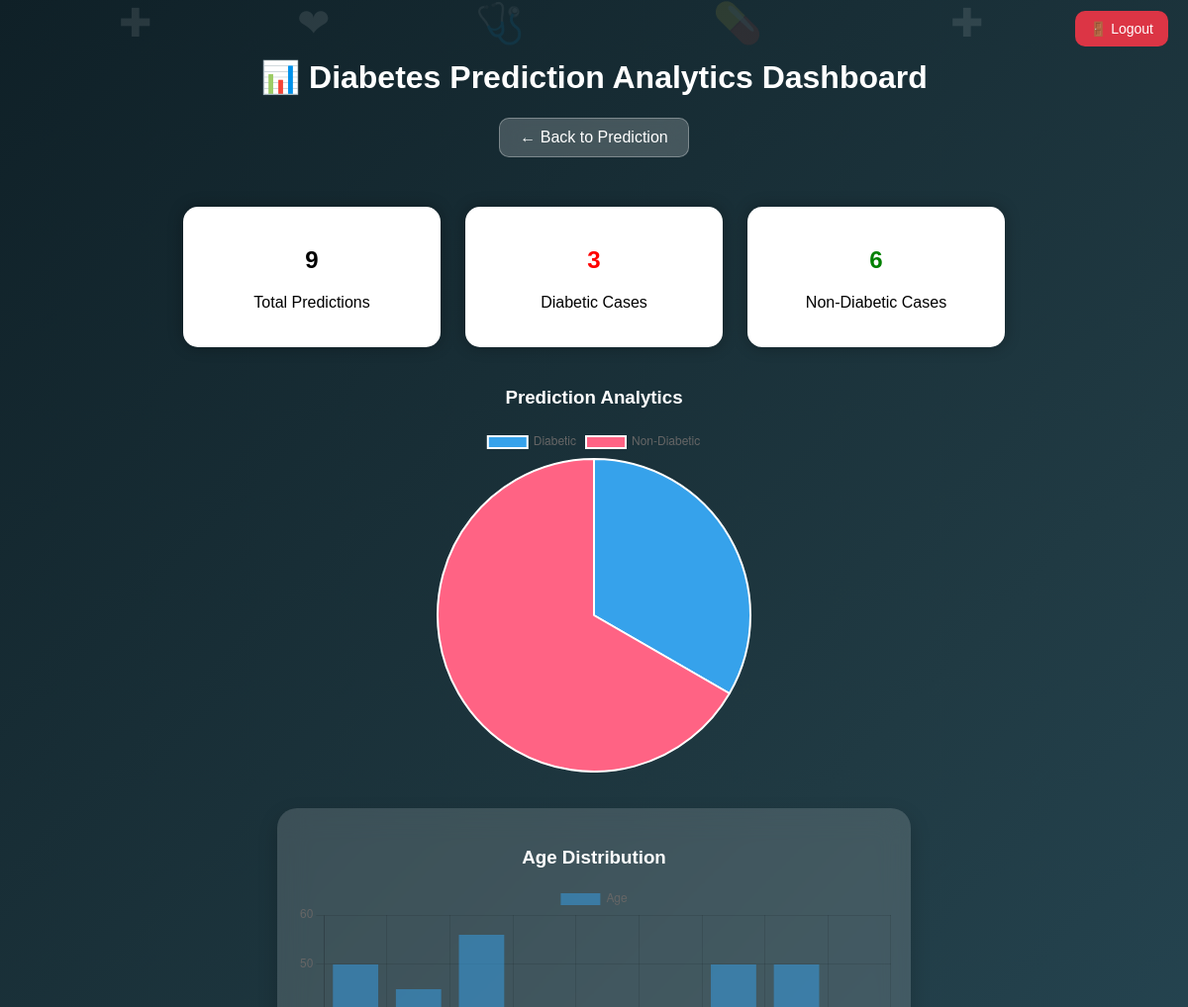
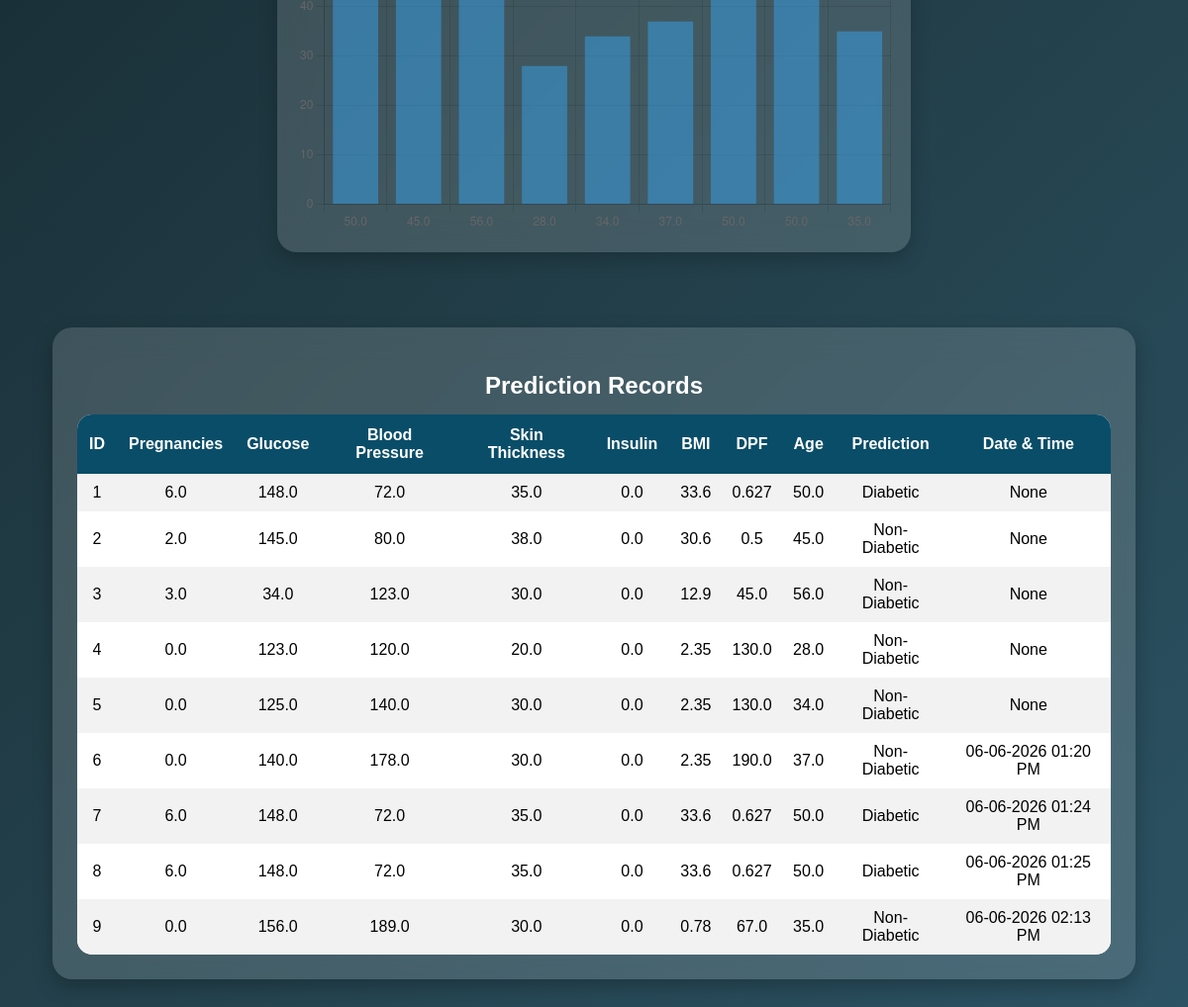
The app's page /history with its own data (2 pictures, top to bottom).
### tables this page shows
CREATE TABLE predictions (
    id INTEGER PRIMARY KEY AUTOINCREMENT,
    pregnancies REAL,
    glucose REAL,
    bloodpressure REAL,
    skinthickness REAL,
    insulin REAL,
    bmi REAL,
    dpf REAL,
    age REAL,
    prediction TEXT
, timestamp TEXT);

### app.py (the view)
@app.route('/history')
def history():
    conn = sqlite3.connect('database.db')
    cursor = conn.cursor()
    cursor.execute("SELECT * FROM predictions")
    records = cursor.fetchall()
    total_predictions = len(records)
    diabetic_count = sum(
        1 for row in records
        if row[9] == "Diabetic"
    )
    non_diabetic_count = sum(
        1 for row in records
        if row[9] == "Non-Diabetic"
    )
    age_labels = [row[8] for row in records]
    conn.close()
    return render_template(
        'history.html',
        records=records,
        total_predictions=total_predictions,
        diabetic_count=diabetic_count,
        non_diabetic_count=non_diabetic_count,
        age_labels=age_labels
    )

### templates/history.html (shortened to what this page needs)
<!DOCTYPE html>
<html>
<head>
</head>
<body>
    <div class="medical-bg">
      <span style="left:10%">✚</span>
      <span style="left:25%">❤</span>
      <span style="left:40%">🩺</span>
      <span style="left:60%">💊</span>
      <span style="left:80%">✚</span>
    </div>
    <div class="container">
    <div style="text-align:right;">
        <a href="/logout" class="logout-btn">
            🚪 Logout
        </a>
    </div>
<div class="dashboard-title">
    <h1>📊 Diabetes Prediction Analytics Dashboard</h1>
    <a href="/predict_page" class="back-btn">← Back to Prediction</a>
</div>
<div class="stats-container">
    <div class="stat-card">
        <h2>{{ total_predictions }}</h2>
        <p>Total Predictions</p>
    </div>
    <div class="stat-card diabetic">
        <h2>{{ diabetic_count }}</h2>
        <p>Diabetic Cases</p>
    </div>
    <div class="stat-card non-diabetic">
        <h2>{{ non_diabetic_count }}</h2>
        <p>Non-Diabetic Cases</p>
    </div>
</div>
<h3 style="color:white;text-align:center;">
    Prediction Analytics
</h3>
<div style="width:350px;margin:auto;">
    <canvas id="pieChart"></canvas>
</div>
<br><br>
<div class="chart-card">
    <h3 class="chart-title">Age Distribution</h3>
    <canvas id="barChart" height="180"></canvas>
</div>
<br><br>
<div class="table-card">
<h2 class="chart-title">
    Prediction Records
</h2>
    <table>
        <tr>
            <th>ID</th>
            <th>Pregnancies</th>
            <th>Glucose</th>
            <th>Blood Pressure</th>
            <th>Skin Thickness</th>
            <th>Insulin</th>
            <th>BMI</th>
            <th>DPF</th>
            <th>Age</th>
            <th>Prediction</th>
            <th>Date & Time</th>
        </tr>
        {% for row in records %}
        <tr>
            <td>{{ row[0] }}</td>
            <td>{{ row[1] }}</td>
            <td>{{ row[2] }}</td>
            <td>{{ row[3] }}</td>
            <td>{{ row[4] }}</td>
            <td>{{ row[5] }}</td>
            <td>{{ row[6] }}</td>
            <td>{{ row[7] }}</td>
            <td>{{ row[8] }}</td>
            <td>{{ row[9] }}</td>
            <td>{{ row[10] }}</td>
        </tr>
        {% endfor %}
    </table>
</div>
<script>
const ctx = document.getElementById('pieChart');
new Chart(ctx,{
    type:'pie',
    data:{
        labels:['Diabetic','Non-Diabetic'],
        datasets:[{
            data:[
                {{ diabetic_count }},
                {{ non_diabetic_count }}
            ]
        }]
    }
});
const barCtx=document.getElementById('barChart');
new Chart(barCtx,{
    type:'bar',
    data:{
        labels:[
            {% for age in age_labels %}
            "{{ age }}",
            {% endfor %}
        ],
        datasets:[{
            label:'Age',
            data:[
                {% for age in age_labels %}
                {{ age }},
                {% endfor %}
            ]
        }]
    }
});
</script>
</body>
</html>

### templates/history.html (style rules this page uses)
body { margin:0; padding:20px; font-family:Arial,sans-serif; background:linear-gradient( 135deg, #0f2027, #203a43, #2c5364 ); min-height:100vh; }
.medical-bg { position:fixed; width:100%; height:100%; top:0; left:0; z-index:-1; }
.medical-bg span { position:absolute; color:rgba(255,255,255,0.1); font-size:40px; animation:float 10s linear infinite; }
.dashboard-title { text-align:center; color:white; margin-bottom:30px; }
.stats-container { display:flex; justify-content:center; gap:25px; flex-wrap:wrap; margin-bottom:40px; }
.stat-card { background:white; width:220px; padding:20px; border-radius:15px; text-align:center; box-shadow:0px 0px 15px rgba(0,0,0,0.3); }
.diabetic h2 { color:red; }
.non-diabetic h2 { color:green; }
table { width:100%; border-collapse:collapse; background:white; border-radius:15px; overflow:hidden; }
th { background:#0a4d68; color:white; padding:12px; }
td { padding:10px; text-align:center; }
tr:nth-child(even) { background:#f2f2f2; }
.back-btn { display:inline-block; margin-bottom:20px; padding:10px 20px; background:rgba(255,255,255,0.2); backdrop-filter:blur(10px); color:white; text-decoration:none; border-radius:10px; border:1px solid rgba(255,255,255,0.3); }
.chart-card { background:rgba(255,255,255,0.15); backdrop-filter:blur(15px); border-radius:20px; padding:20px; width:90%; max-width:600px; margin:auto; box-shadow:0 8px 20px rgba(0,0,0,0.2); }
.table-card { background:rgba(255,255,255,0.15); backdrop-filter:blur(15px); border-radius:20px; padding:25px; margin:40px auto; width:90%; box-shadow:0 8px 20px rgba(0,0,0,0.25); }
.chart-title { color:white; text-align:center; margin-bottom:15px; }
.logout-btn { text-decoration:none; background:#dc3545; color:white; padding:10px 15px; border-radius:10px; font-size:14px; }

### records on screen
predictions: id "1", pregnancies "6.0", glucose "148.0", bloodpressure "72.0", skinthickness "35.0", insulin "0.0", bmi "33.6", dpf "0.627", age "50.0", prediction "Diabetic", row "None"
predictions: id "2", pregnancies "2.0", glucose "145.0", bloodpressure "80.0", skinthickness "38.0", insulin "0.0", bmi "30.6", dpf "0.5", age "45.0", prediction "Non-Diabetic", row "None"
predictions: id "3", pregnancies "3.0", glucose "34.0", bloodpressure "123.0", skinthickness "30.0", insulin "0.0", bmi "12.9", dpf "45.0", age "56.0", prediction "Non-Diabetic", row "None"
predictions: id "4", pregnancies "0.0", glucose "123.0", bloodpressure "120.0", skinthickness "20.0", insulin "0.0", bmi "2.35", dpf "130.0", age "28.0", prediction "Non-Diabetic", row "None"
predictions: id "5", pregnancies "0.0", glucose "125.0", bloodpressure "140.0", skinthickness "30.0", insulin "0.0", bmi "2.35", dpf "130.0", age "34.0", prediction "Non-Diabetic", row "None"
predictions: id "6", pregnancies "0.0", glucose "140.0", bloodpressure "178.0", skinthickness "30.0", insulin "0.0", bmi "2.35", dpf "190.0", age "37.0", prediction "Non-Diabetic", timestamp "06-06-2026 01:20 PM"
predictions: id "7", pregnancies "6.0", glucose "148.0", bloodpressure "72.0", skinthickness "35.0", insulin "0.0", bmi "33.6", dpf "0.627", age "50.0", prediction "Diabetic", timestamp "06-06-2026 01:24 PM"
predictions: id "8", pregnancies "6.0", glucose "148.0", bloodpressure "72.0", skinthickness "35.0", insulin "0.0", bmi "33.6", dpf "0.627", age "50.0", prediction "Diabetic", timestamp "06-06-2026 01:25 PM"
predictions: id "9", pregnancies "0.0", glucose "156.0", bloodpressure "189.0", skinthickness "30.0", insulin "0.0", bmi "0.78", dpf "67.0", age "35.0", prediction "Non-Diabetic", timestamp "06-06-2026 02:13 PM"

### other values on screen
{{ total_predictions }} "9"
{{ diabetic_count }} "3"
{{ non_diabetic_count }} "6"
chart data {{ diabetic_count }} 3
chart data {{ non_diabetic_count }} 6
chart data {{ age }} 50.0, 45.0, 56.0, 28.0, 34.0, 37.0, 50.0, 50.0, 35.0
